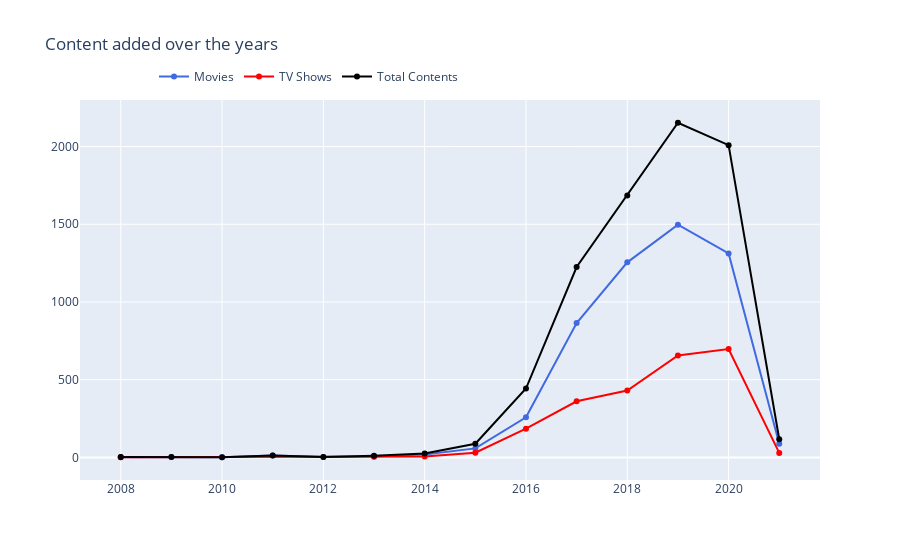

The code cell stored with this chart in its notebook:
### Markdown cell above
## 년도별 컨텐츠 등록 수 시각화

### Code cell
df_content = main_df['year_added'].value_counts().reset_index().rename(columns={'year_added' : 'count', 'index' : 'year_added'}).sort_values('year_added')
df_content['percent'] = df_content['count'].apply(lambda x : 100*x/sum(df_content['count']))

df_tv1 = df_tv['year_added'].value_counts().reset_index().rename(columns={'year_added' : 'count', 'index' : 'year_added'}).sort_values('year_added')
df_tv1['percent'] = df_tv1['count'].apply(lambda x: 100*x/sum(df_tv1['count']))

df_movies1 = df_movies['year_added'].value_counts().reset_index().rename(columns={'year_added' : 'count', 'index' : 'year_added'}).sort_values('year_added')
df_movies1['percent'] = df_movies1['count'].apply(lambda x: 100*x/sum(df_movies1['count']))

t1 = go.Scatter(x=df_movies1['year_added'], y=df_movies1['count'], name='Movies', marker=dict(color='royalblue'))
t2 = go.Scatter(x=df_tv1['year_added'], y=df_tv1['count'], name='TV Shows', marker=dict(color='red'))
t3 = go.Scatter(x=df_content['year_added'], y=df_content['count'], name='Total Contents', marker=dict(color='black'))

data = [t1, t2, t3]

layout = go.Layout(title='Content added over the years', legend=dict(x=0.1, y=1.1, orientation='h'))
fig = go.Figure(data, layout=layout)
fig.show()

### Figure 1 — Plotly figure (JSON) as saved in the notebook; plotly's stock layout.template omitted (floating-point values rounded to 4 significant figures)
{"data": [{"marker": {"color": "royalblue"}, "name": "Movies", "type": "scatter", "x": [2008, 2009, 2010, 2011, 2012, 2013, 2014, 2015, 2016, 2017, 2018, 2019, 2020, 2021], "y": [1, 2, 1, 13, 3, 6, 19, 58, 258, 864, 1255, 1497, 1312, 88]}, {"marker": {"color": "red"}, "name": "TV Shows", "type": "scatter", "x": [2008, 2013, 2014, 2015, 2016, 2017, 2018, 2019, 2020, 2021], "y": [1, 5, 6, 30, 185, 361, 430, 656, 697, 29]}, {"marker": {"color": "black"}, "name": "Total Contents", "type": "scatter", "x": [2008, 2009, 2010, 2011, 2012, 2013, 2014, 2015, 2016, 2017, 2018, 2019, 2020, 2021], "y": [2, 2, 1, 13, 3, 11, 25, 88, 443, 1225, 1685, 2153, 2009, 117]}], "layout": {"legend": {"orientation": "h", "x": 0.1, "y": 1.1}, "title": {"text": "Content added over the years"}}}
